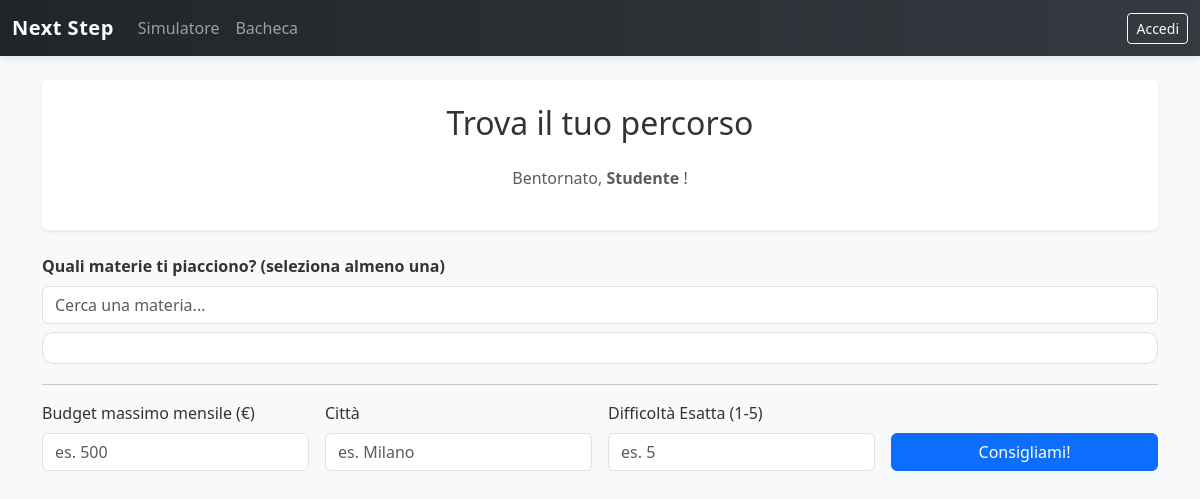
Page /userPages/home.php on the earlier database version.
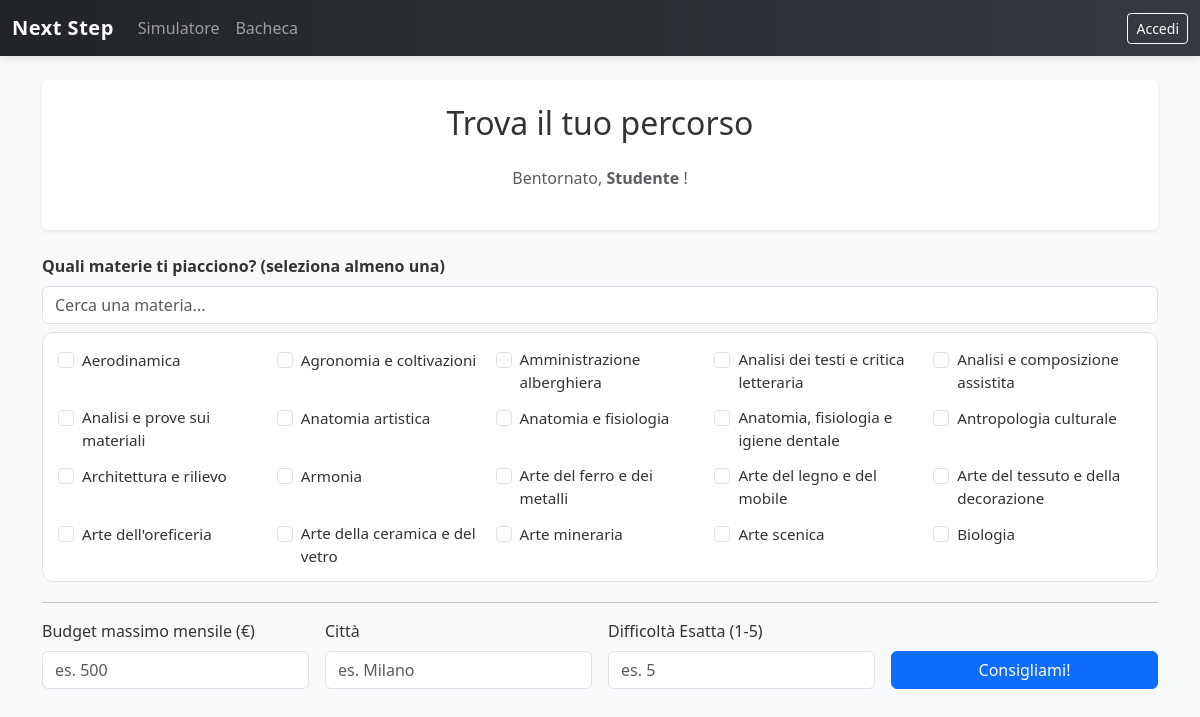
Same page on the later database version.
### tables this page shows
CREATE TABLE materie (
    idMateria   INT          AUTO_INCREMENT NOT NULL,
    nomeMateria VARCHAR(100) NOT NULL UNIQUE,
    PRIMARY KEY (idMateria)
);

### userPages/home.php (the view, shortened to what this page needs)
<?php
include '../include/menuChoice.php';
$dbConnection = DBHandler::getPDO();
$materieSelezionate = isset($_GET['materie']) ? array_map('intval', $_GET['materie']) : [];
?>
<!DOCTYPE html>
<html lang="it">
<head>
    <link href="https://cdn.jsdelivr.net/npm/bootstrap@5.3.2/dist/css/bootstrap.min.css" rel="stylesheet">
    <link href="../css/style.css" rel="stylesheet">
</head>
<body class="bg-light">
<div class="container mt-4">
    <div class="p-4 bg-white shadow-sm rounded">
        <h2 class="text-center mb-4">Trova il tuo percorso</h2>
        <p class="text-center text-muted">
            Bentornato, <strong><?= htmlspecialchars($_SESSION['nomeUtente'] ?? 'Studente') ?></strong> !
        </p>
    </div>
    <form action="home.php" method="GET">
        <div class="mb-4 mt-4">
            <label class="form-label fw-bold">Quali materie ti piacciono? (seleziona almeno una)</label>
            <input
                type="text"
                id="cercaMateria"
                class="form-control mb-2"
                placeholder="Cerca una materia..."
                autocomplete="off"
            >
            <div class="scroll-container-materie">
                <div class="grid-materie">
                    <?php
                    try {
                        $stmtM = $dbConnection->query("SELECT * FROM materie ORDER BY nomeMateria ASC");
                        while ($materia = $stmtM->fetch()) {
                            $isChecked = in_array((int)$materia['idMateria'], $materieSelezionate) ? 'checked' : '';
                            echo '
                            <div class="form-check materia-item">
                                <input class="form-check-input" type="checkbox" name="materie[]"
                                    value="' . $materia['idMateria'] . '"
                                    id="m_' . $materia['idMateria'] . '" ' . $isChecked . '>
                                <label class="form-check-label" for="m_' . $materia['idMateria'] . '">
                                    ' . htmlspecialchars($materia['nomeMateria']) . '
                                </label>
                            </div>';
                        }
                    } catch (PDOException $e) {
                        echo '<p class="text-danger">Errore caricamento materie.</p>';
                    }
                    ?>
                </div>
            </div>
            <hr>
            <div class="row g-3">
                <div class="col-md-3">
                    <label class="form-label">Budget massimo mensile (€)</label>
                    <input type="number" name="budget" class="form-control" placeholder="es. 500"
                        value="<?= isset($_GET['budget']) ? htmlspecialchars($_GET['budget']) : '' ?>">
                </div>
                <div class="col-md-3">
                    <label class="form-label">Città</label>
                    <input type="text" name="citta" class="form-control" placeholder="es. Milano"
                        value="<?= isset($_GET['citta']) ? htmlspecialchars($_GET['citta']) : '' ?>">
                </div>
                <div class="col-md-3">
                    <label class="form-label">Difficoltà Esatta (1-5)</label>
                    <input type="number" name="difficolta" class="form-control" max="5" min="1" placeholder="es. 5"
                        value="<?= isset($_GET['difficolta']) ? htmlspecialchars($_GET['difficolta']) : '' ?>">
                </div>
                <div class="col-md-3 align-self-end">
                    <button type="submit" class="btn btn-primary w-100">Consigliami!</button>
                </div>
            </div>
        </div>
    </form>
</div>
</body>
</html>

### include/menuChoice.php (shortened to what this page needs)
<?php
$json = file_get_contents('../include/pages.json');
$pageName = basename($_SERVER['PHP_SELF']);
$obj = json_decode($json);
if(in_array($pageName, $obj->adminpages)){
    require 'adminMenu.php';
} else {
    include 'userMenu.php';
}
?>

### include/userMenu.php (shortened to what this page needs)
<!DOCTYPE html>
<html>
<head>
    <link href="https://cdn.jsdelivr.net/npm/bootstrap@5.3.2/dist/css/bootstrap.min.css" rel="stylesheet">
</head>
<body>
<nav class="navbar navbar-expand-sm navbar-dark bg-dark mb-4">
  <div class="container-fluid">
    <a class="navbar-brand" href="home.php">Next Step </a>
    <div class="collapse navbar-collapse" id="mynavbar">
      <ul class="navbar-nav me-auto">
        <li class="nav-item">
          <a class="nav-link" href="home.php">Simulatore</a>
        </li>
        <li class="nav-item">
          <a class="nav-link" href="bacheca.php">Bacheca</a>
        </li>
            </ul>
            <ul class="navbar-nav ms-auto align-items-center">
                <?php if (isset($_SESSION['idUtente'])): ?>
                <li class="nav-item">
                    <span class="navbar-text me-1 text-white">Ciao,</span>
                </li>
                <li class="nav-item">
                    <a class="nav-link text-warning fw-bold" href="profilo.php"><?= htmlspecialchars($_SESSION['nomeUtente']); ?></a>
                </li>
                <li class="nav-item">
                    <a class="btn btn-warning btn-sm" href="../include/logout.php">Logout</a>
                </li>
                <?php else: ?>
                <li class="nav-item">
                    <a class="btn btn-outline-light btn-sm" href="../include/loginForm.php">Accedi</a>
                </li>
                <?php endif; ?>
            </ul>
        </div>
    </div>
</nav>

### css/style.css (style rules this page uses)
:root { --primary-color: #0d6efd; --primary-hover: #0b5ed7; --bg-color: #f4f6f9; --card-shadow: 0 4px 6px rgba(0, 0, 0, 0.05); --card-hover-shadow: 0 10px 15px rgba(0, 0, 0, 0.1); --chat-me-bg: #dcf8c6; --chat-partner-bg: #ffffff; --radius-standard: 12px; }
body { background-color: var(--bg-color); font-family: 'Segoe UI', Roboto, 'Helvetica Neue', Arial, sans-serif; color: #333; }
.navbar { box-shadow: 0 2px 10px rgba(0,0,0,0.1); background: linear-gradient(90deg, #212529 0%, #343a40 100%); }
.navbar-brand { font-weight: 700; letter-spacing: 0.5px; }
.scroll-container-materie { max-height: 250px; overflow-y: auto; border: 1px solid #dee2e6; padding: 15px; border-radius: var(--radius-standard); background-color: #fff; margin-bottom: 20px; }
.grid-materie { display: grid; grid-template-columns: repeat(auto-fill, minmax(180px, 1fr)); gap: 10px; }
.form-check-label { cursor: pointer; font-size: 0.95rem; }

Differences in the rows shown:
added materie: nomeMateria "Aerodinamica"
added materie: nomeMateria "Agronomia e coltivazioni"
added materie: nomeMateria "Amministrazione alberghiera"
added materie: nomeMateria "Analisi dei testi e critica letteraria"
added materie: nomeMateria "Analisi e composizione assistita"
added materie: nomeMateria "Analisi e prove sui materiali"
added materie: nomeMateria "Anatomia artistica"
added materie: nomeMateria "Anatomia e fisiologia"
added materie: nomeMateria "Anatomia, fisiologia e igiene dentale"
added materie: nomeMateria "Antropologia culturale"
added materie: nomeMateria "Architettura e rilievo"
added materie: nomeMateria "Armonia"
added materie: nomeMateria "Arte del ferro e dei metalli"
added materie: nomeMateria "Arte del legno e del mobile"
added materie: nomeMateria "Arte del tessuto e della decorazione"
added materie: nomeMateria "Arte dell'oreficeria"
added materie: nomeMateria "Arte della ceramica e del vetro"
added materie: nomeMateria "Arte mineraria"
added materie: nomeMateria "Arte scenica"
added materie: nomeMateria "Biologia"
